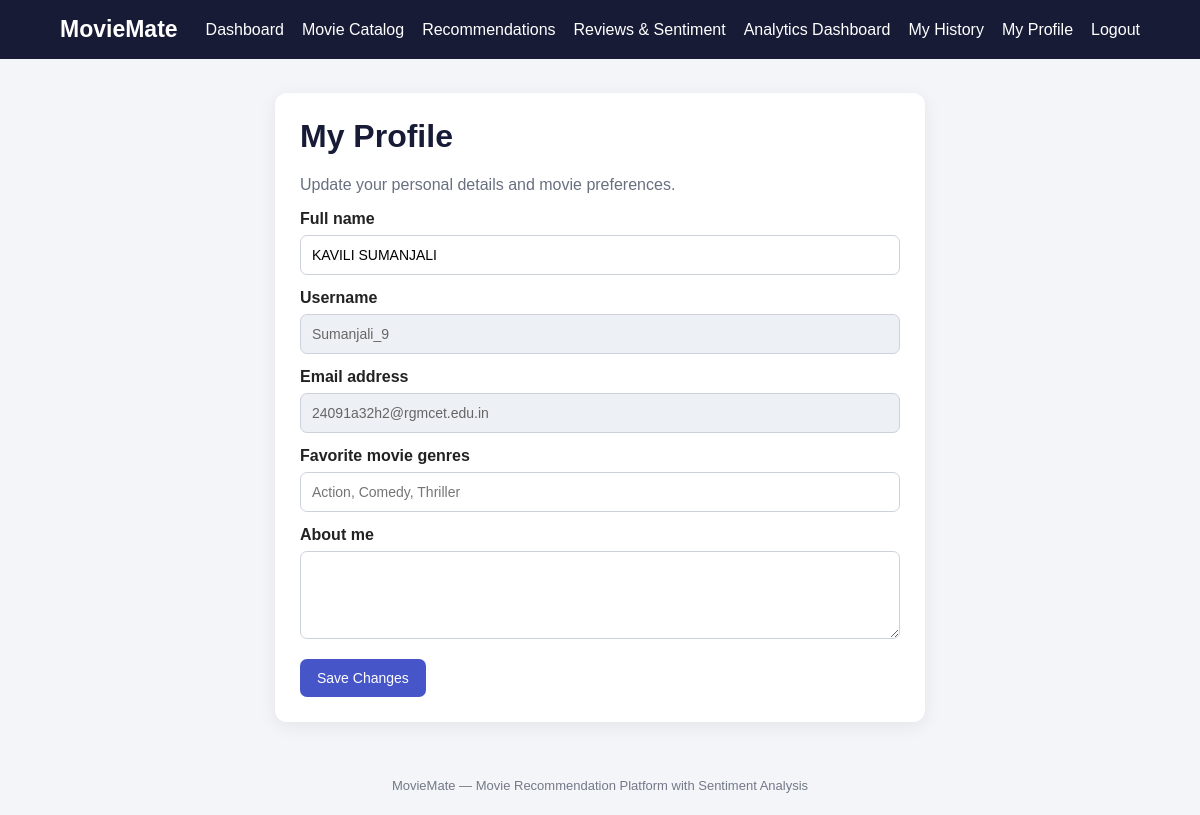
Screenshot of /profile (signed in) with the database file from the repository.
### tables this page shows
CREATE TABLE users (
            id INTEGER PRIMARY KEY AUTOINCREMENT,
            full_name TEXT NOT NULL,
            username TEXT NOT NULL UNIQUE,
            email TEXT NOT NULL UNIQUE,
            password_hash TEXT NOT NULL,
            favorite_genres TEXT DEFAULT '',
            bio TEXT DEFAULT '',
            created_at TIMESTAMP DEFAULT CURRENT_TIMESTAMP
        );

### app.py (the view, shortened to what this page needs)
@app.route("/profile", methods=["GET", "POST"])
@login_required
def profile():
    db = get_db()
    user = db.execute(
        "SELECT id, full_name, username, email, favorite_genres, bio FROM users WHERE id = ?",
        (session["user_id"],)
    ).fetchone()
    if user is None:
        session.clear()
        return redirect(url_for("login"))
    user = db.execute(
        "SELECT id, full_name, username, email, favorite_genres, bio FROM users WHERE id = ?",
        (session["user_id"],)
    ).fetchone()
    return render_template("profile.html", user=user)

### app.py (called while the page is built)
def get_db():
    if "db" not in g:
        g.db = sqlite3.connect(app.config["DATABASE"])
        g.db.row_factory = sqlite3.Row
        g.db.execute("PRAGMA foreign_keys = ON")
    return g.db

def login_required(view):
    @wraps(view)
    def wrapped_view(**kwargs):
        if "user_id" not in session:
            flash("Please log in to access that page.", "warning")
            return redirect(url_for("login"))
        return view(**kwargs)
    return wrapped_view

### templates/profile.html (shortened to what this page needs)
{% extends "base.html" %}
{% block content %}
<div class="form-card wide">
    <h1>My Profile</h1>
    <p class="muted">Update your personal details and movie preferences.</p>
    <form method="POST">
        <label>Full name</label><input type="text" name="full_name" value="{{ user['full_name'] }}" required>
        <label>Username</label><input type="text" value="{{ user['username'] }}" disabled>
        <label>Email address</label><input type="email" value="{{ user['email'] }}" disabled>
        <label>Favorite movie genres</label><input type="text" name="favorite_genres" value="{{ user['favorite_genres'] or '' }}" placeholder="Action, Comedy, Thriller">
        <label>About me</label><textarea name="bio" rows="4">{{ user['bio'] or '' }}</textarea>
        <button type="submit">Save Changes</button>
    </form>
</div>
{% endblock %}

### static/style.css (style rules this page uses)
* { box-sizing: border-box; }
body { margin: 0; font-family: Arial, Helvetica, sans-serif; background: #f3f5f9; color: #222; }
.form-card, .info-card, .notice, .welcome, .stat-card, .movie-card, .detail-card, .empty-state { background: white; padding: 25px; border-radius: 12px; box-shadow: 0 4px 18px rgba(0,0,0,.07); }
.form-card { max-width: 480px; margin: 20px auto; }
.form-card.wide { max-width: 650px; }
h1 { margin-top: 0; color: #171b35; }
.muted { color: #687080; }
label { display: block; margin: 14px 0 7px; font-weight: bold; }
input, textarea, select { width: 100%; padding: 11px; border: 1px solid #ccd1dc; border-radius: 7px; font-size: 14px; background: white; }
input:disabled { background: #edf0f5; color: #666; }
button, .button-link { display: inline-block; padding: 11px 17px; border: 0; border-radius: 7px; background: #4656c8; color: white; font-size: 14px; text-decoration: none; cursor: pointer; }
button { margin-top: 16px; }

### rows the page displays
users: full_name "KAVILI SUMANJALI", username "Sumanjali_9", email "24091a32h2@rgmcet.edu.in"
